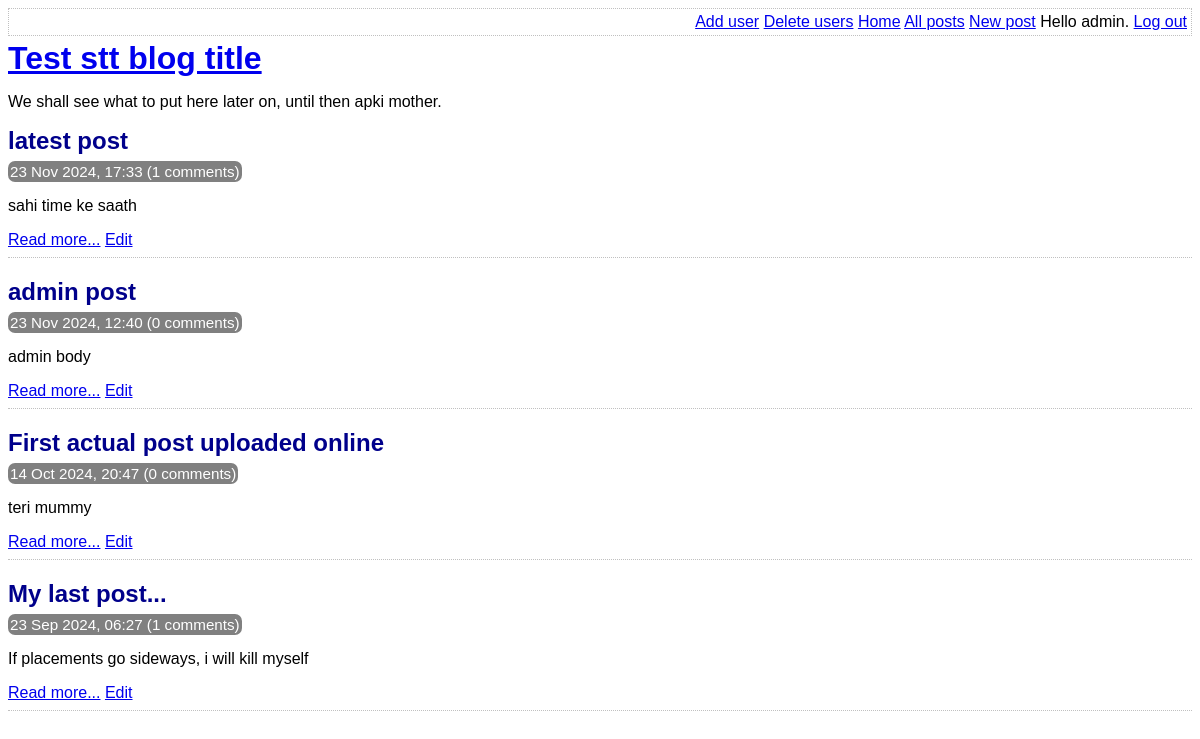
/index.php (signed in), run on the app's committed database.
### tables this page shows
CREATE TABLE post (
	id INTEGER PRIMARY KEY AUTOINCREMENT NOT NULL,
	title VARCHAR NOT NULL,
	body VARCHAR NOT NULL,
	user_id INTEGER NOT NULL,
	created_at VARCHAR NOT NULL,
	updated_at VARCHAR,
	FOREIGN KEY (user_id) REFERENCES user(id)
);

### lib/common.php (called while the page is built, shortened)
<?php
function htmlEscape($html)
{
    return htmlspecialchars($html, ENT_HTML5, 'UTF-8');
}
function convertSqlDate($sqlDate)
{
    $date = DateTime::createFromFormat('Y-m-d H:i:s', $sqlDate);
    return $date->format('d M Y, H:i');
}
function getAuthUser()
{
    if(isLoggedIn()){
        return $_SESSION['logged_in_username'];
    }
    else{
        return null;
    }
}
function isLoggedIn()
{
    return isset($_SESSION['logged_in_username']);
}
function getAllPosts(PDO $pdo)
{
    $stmt = $pdo -> query(
        'SELECT id, title, created_at, body, (SELECT COUNT(*) FROM comment WHERE comment.post_id = post.id) comment_count FROM post ORDER BY created_at DESC'
    );
    return $stmt->fetchAll(PDO::FETCH_ASSOC);
}
function getUserFromUserId(PDO $pdo, $userId){
    $sql = 'SELECT username FROM user WHERE id=:id';
    $stmt = $pdo -> prepare($sql);
    $stmt->execute(
        array('id' => $userId)
    );
    return $stmt->fetchColumn();
}
function getUserFromPostId(PDO $pdo, $postId)
{
    $sql = 'SELECT user_id FROM post WHERE id=:id';
    $stmt = $pdo->prepare($sql);
    $stmt -> execute(
        array('id' => $postId)
    );
    return $stmt->fetchColumn();
}
function checkUser(PDO $pdo, $postId, $username)
{
    $userId = getUserFromPostId($pdo, $postId);
    $author = getUserFromUserId($pdo, $userId);
    $adminUsername = 'admin';
    $allowed = false;
    if($author === $username or $username === $adminUsername)
    {
        $allowed = true;
    }
    return $allowed;
}

### index.php (the view, shortened to what this page needs)
<?php
require_once 'lib/common.php';
$pdo = getPDO();
$posts = getAllPosts($pdo);
?>
<!DOCTYPE html>
<html>
    <head>
        <?php require_once 'templates/head.php' ?>
    </head>
    <body>
        <?php require_once 'templates/title.php' ?>
        <div class="post-list">
            <?php foreach ($posts as $post): ?>
                <div class="post-synopsis">
                    <h2>
                        <?php echo htmlEscape($post['title']) ?>
                    </h2>
                    <div class="meta">
                        <?php echo convertSqlDate($post['created_at']) ?>
                        (<?php echo $post['comment_count'] ?> comments)
                    </div>
                    <p>
                        <?php echo htmlEscape($post['body']) ?>
                    </p>
                    <div class="post-controls">
                        <a
                            href="view-post.php?post_id=<?php echo $post['id'] ?>"
                        >Read more...</a>
                        <?php if (isLoggedIn()): ?>
                            <?php if(checkUser($pdo, $post['id'], getAuthUser())): ?>
                                <a
                                    href="edit-post.php?post_id=<?php echo $post['id'] ?>"
                                >Edit</a>
                            <?php endif ?>
                        <?php endif ?>
                    </div>
                </div>
            <?php endforeach ?>
        </div>
    </body>
</html>

### templates/head.php (shortened to what this page needs)
<link rel="stylesheet" type="text/css" href="assets/main.css" />

### templates/top-menu.php
<div class="top-menu">
    <div class="menu-options">
        <?php if (isLoggedIn()): ?>
            <?php if(getAuthUser() === 'admin'): ?>
                <a href="add-users.php">Add user</a>
                <a href="delete-users.php">Delete users</a>
            <?php endif ?>
            <a href="index.php">Home</a>
            <a href="list-posts.php">All posts</a>
            <a href="edit-post.php">New post</a>
            Hello <?php echo htmlEscape(getAuthUser()) ?>.
            <a href="logout.php">Log out</a>
        <?php else: ?>
            <a href="login.php">Log in</a>
        <?php endif ?>
    </div>
</div>

### templates/title.php
<?php require 'templates/top-menu.php' ?>
<a href="index.php">
    <h1>Test stt blog title</h1>
</a>
<p>We shall see what to put here later on, until then apki mother.</p>

### assets/main.css (style rules this page uses)
.top-menu { border: 1px dotted silver; min-height: 18px; padding: 4px; margin-bottom: 4px; }
.menu-options { float: right; }
h1, h2, h3 { margin-top: 0; margin-bottom: 8px; }
body { font-family: sans-serif; }
.post-synopsis { padding-bottom: 8px; border-bottom: 1px dotted silver; margin-bottom: 20px; }
.post-synopsis h2, .post h2 { color: darkblue; }
.post .date, .post-synopsis .meta { color: white; background-color: grey; border-radius: 7px; padding: 2px; display: inline; font-size: 0.95em; }

### data on the page
post: title "latest post", created_at "23 Nov 2024, 17:33", comment_count "1", body "sahi time ke saath"
post: title "admin post", created_at "23 Nov 2024, 12:40", comment_count "0", body "admin body"
post: title "First actual post uploaded online", created_at "14 Oct 2024, 20:47", comment_count "0", body "teri mummy"
post: title "My last post...", created_at "23 Sep 2024, 06:27", comment_count "1", body "If placements go sideways, i will kill myself"

### other printed values
htmlEscape(getAuthUser()) "admin"
